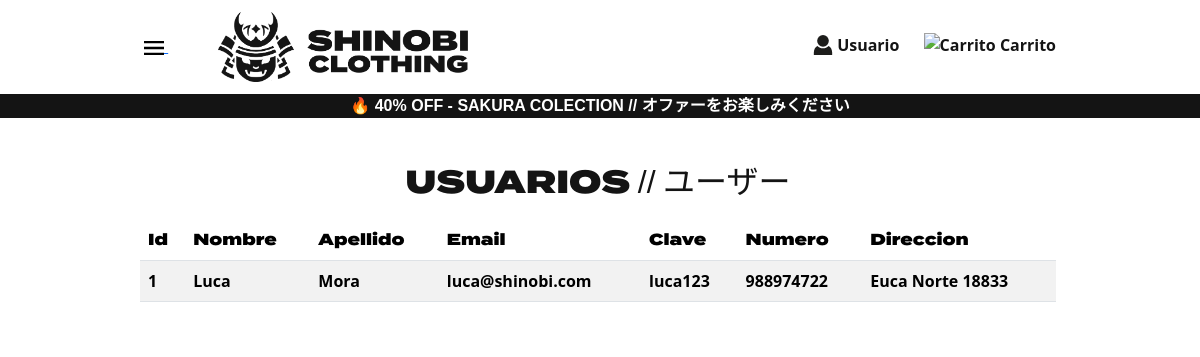
/ver_usuarios/, run on the app's committed database.
### shinobiShop/models.py (models this page shows, shortened)
class Usuario(models.Model):
    nombre = models.CharField(max_length=20)
    apellido = models.CharField(max_length=20)
    email = models.EmailField()
    clave = models.CharField(max_length=20)
    numero = models.IntegerField()
    direccion = models.CharField(max_length=100)

### shinobiShop/views.py (the view)
# urls.py: path("ver_usuarios/", verUsuarios, name="ver_usuario"),
def verUsuarios(request):
    contexto = {'usuarios': Usuario.objects.all()}
    return render(request, "usuario.html", contexto)

### shinobiShop/templates/usuario.html (shortened to what this page needs)
{% extends 'layout.html' %}
{% block contenido %}
{% load static %}
<link href="{% static  'css/styles.css' %}" rel="stylesheet" />
<div class="estructura">
    <h2 class="tituloShinobi">USUARIOS // <span class="tituloJapo" >ユーザー</span></h2>
    <table class="table table-striped">
        <thead class="tabla">
            <tr>
                <th>Id</th>
                <th>Nombre</th>
                <th>Apellido</th>
                <th>Email</th>
                <th>Clave</th>
                <th>Numero</th>
                <th>Direccion</th>
            </tr>
        </thead>
        <tbody class="tabla2">
        {% for u in usuarios  %}
            <tr >
                <td>{{ u.id }}</td>
                <td>{{ u.nombre }}</td>
                <td>{{ u.apellido }}</td>
                <td>{{ u.email }}</td>
                <td>{{ u.clave }}</td>
                <td>{{ u.numero }}</td>
                <td>{{ u.direccion }}</td>
            </tr>
        {% endfor %}
        </tbody>
    </table>
</div>
{% endblock contenido %}

### shinobiShop/static/css/styles.css (style rules this page uses)
body { background-color: #ffffff; }
.estructura { margin: 6% 10% 0% 10%; padding: 45px 2% 1% 20px; background-color: #ffffff; }
.tituloShinobi { font-family: Shinobi, sans-serif; margin: 2%; margin-top: 5%; text-align: center; color: #141414; }
.tituloJapo { font-family: Japo, sans-serif; color: #141414; }
.tabla { font-family: Shinobi, sans-serif; }
.tabla2 { font-weight: bold; }

### data on the page
Usuario: id "1", nombre "Luca", apellido "Mora", email "luca@shinobi.com", clave "luca123", numero "988974722", direccion "Euca Norte 18833"
